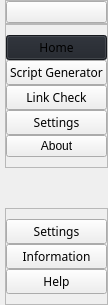
     <widget class="QCustomSlideMenu" name="leftMenuContainer" native="true">
      <property name="maximumSize">
       <size>
        <width>65</width>
        <height>16777215</height>
       </size>
      </property>
      <property name="styleSheet">
       <string notr="true">#centralwidget{
   background-color:#1f232a;
}
</string>
      </property>
      <layout class="QVBoxLayout" name="verticalLayout">
       <property name="spacing">
        <number>0</number>
       </property>
       <property name="leftMargin">
        <number>0</number>
       </property>
       <property name="topMargin">
        <number>0</number>
       </property>
       <property name="rightMargin">
        <number>0</number>
       </property>
       <property name="bottomMargin">
        <number>0</number>
       </property>
       <item>
        <widget class="QWidget" name="leftMenuSubContainer" native="true">
         <layout class="QVBoxLayout" name="verticalLayout_2">
          <property name="spacing">
           <number>0</number>
          </property>
          <property name="leftMargin">
           <number>5</number>
          </property>
          <property name="topMargin">
           <number>0</number>
          </property>
          <property name="rightMargin">
           <number>0</number>
          </property>
          <property name="bottomMargin">
           <number>0</number>
          </property>
          <item alignment="Qt::AlignTop">
           <widget class="QFrame" name="frame">
            <property name="frameShape">
             <enum>QFrame::StyledPanel</enum>
            </property>
            <property name="frameShadow">
             <enum>QFrame::Raised</enum>
            </property>
            <layout class="QHBoxLayout" name="horizontalLayout_2">
             <property name="spacing">
              <number>0</number>
             </property>
             <property name="leftMargin">
              <number>0</number>
             </property>
             <property name="topMargin">
              <number>0</number>
             </property>
             <property name="rightMargin">
              <number>0</number>
             </property>
             <property name="bottomMargin">
              <number>0</number>
             </property>
             <item>
              <widget class="QPushButton" name="menuBtn">
               <property name="toolTip">
                <string>Menu</string>
               </property>
               <property name="text">
                <string/>
               </property>
               <property name="icon">
                <iconset resource="ui/resources.qrc">
                 <normaloff>:/icons/icons/align-justify.svg</normaloff>:/icons/icons/align-justify.svg</iconset>
               </property>
               <property name="iconSize">
                <size>
                 <width>24</width>
                 <height>24</height>
                </size>
               </property>
              </widget>
             </item>
            </layout>
           </widget>
          </item>
          <item>
           <widget class="QFrame" name="frame_2">
            <property name="sizePolicy">
             <sizepolicy hsizetype="Preferred" vsizetype="Preferred">
              <horstretch>0</horstretch>
              <verstretch>0</verstretch>
             </sizepolicy>
            </property>
            <property name="frameShape">
             <enum>QFrame::StyledPanel</enum>
            </property>
            <property name="frameShadow">
             <enum>QFrame::Raised</enum>
            </property>
            <layout class="QVBoxLayout" name="verticalLayout_3">
             <property name="spacing">
              <number>0</number>
             </property>
             <property name="leftMargin">
              <number>0</number>
             </property>
             <property name="topMargin">
              <number>10</number>
             </property>
             <property name="rightMargin">
              <number>0</number>
             </property>
             <property name="bottomMargin">
              <number>10</number>
             </property>
             <item>
              <widget class="QPushButton" name="dashboardBtn">
               <property name="font">
                <font>
                 <family>Segoe Print</family>
                </font>
               </property>
               <property name="toolTip">
                <string>Home</string>
               </property>
               <property name="styleSheet">
                <string notr="true">background-color:#1f232a;</string>
               </property>
               <property name="text">
                <string>Home</string>
               </property>
               <property name="icon">
                <iconset resource="ui/resources.qrc">
                 <normaloff>:/icons/icons/home.svg</normaloff>:/icons/icons/home.svg</iconset>
               </property>
               <property name="iconSize">
                <size>
                 <width>24</width>
                 <height>24</height>
                </size>
               </property>
              </widget>
             </item>
             <item>
              <widget class="QPushButton" name="genBtn">
               <property name="font">
                <font>
                 <family>Segoe Print</family>
                </font>
               </property>
               <property name="toolTip">
                <string>Script Generator</string>
               </property>
               <property name="text">
                <string>Script Generator</string>
               </property>
               <property name="icon">
                <iconset resource="ui/resources.qrc">
                 <normaloff>:/icons/icons/file-text.svg</normaloff>:/icons/icons/file-text.svg</iconset>
               </property>
               <property name="iconSize">
                <size>
                 <width>24</width>
                 <height>24</height>
                </size>
               </property>
              </widget>
             </item>
             <item>
              <widget class="QPushButton" name="linkBtn">
               <property name="font">
                <font>
                 <family>Segoe Print</family>
                </font>
               </property>
               <property name="toolTip">
                <string>Available Regions</string>
               </property>
               <property name="text">
                <string>Link Check</string>
               </property>
               <property name="icon">
                <iconset resource="ui/resources.qrc">
                 <normaloff>:/icons/icons/radio.svg</normaloff>:/icons/icons/radio.svg</iconset>
               </property>
               <property name="iconSize">
                <size>
                 <width>24</width>
                 <height>24</height>
                </size>
               </property>
              </widget>
             </item>
             <item>
              <widget class="QPushButton" name="settingBtn">
               <property name="font">
                <font>
                 <family>Segoe Print</family>
                </font>
               </property>
               <property name="toolTip">
                <string>View Generated Scripts</string>
               </property>
               <property name="text">
                <string>Settings</string>
               </property>
               <property name="icon">
                <iconset resource="ui/resources.qrc">
                 <normaloff>:/icons/icons/settings.svg</normaloff>:/icons/icons/settings.svg</iconset>
               </property>
               <property name="iconSize">
                <size>
                 <width>24</width>
                 <height>24</height>
                </size>
               </property>
              </widget>
             </item>
             <item>
              <widget class="QPushButton" name="aboutBtn">
               <property name="text">
                <string>About</string>
               </property>
               <property name="icon">
                <iconset resource="ui/resources.qrc">
                 <normaloff>:/icons/icons/alert-circle.svg</normaloff>:/icons/icons/alert-circle.svg</iconset>
               </property>
               <property name="iconSize">
                <size>
                 <width>24</width>
                 <height>24</height>
                </size>
               </property>
              </widget>
             </item>
            </layout>
           </widget>
          </item>
          <item>
           <spacer name="verticalSpacer">
            <property name="orientation">
             <enum>Qt::Vertical</enum>
            </property>
            <property name="sizeHint" stdset="0">
             <size>
              <width>20</width>
              <height>40</height>
             </size>
            </property>
           </spacer>
          </item>
          <item alignment="Qt::AlignBottom">
           <widget class="QFrame" name="frame_3">
            <property name="frameShape">
             <enum>QFrame::StyledPanel</enum>
            </property>
            <property name="frameShadow">
             <enum>QFrame::Raised</enum>
            </property>
            <layout class="QVBoxLayout" name="verticalLayout_4">
             <property name="spacing">
              <number>0</number>
             </property>
             <property name="leftMargin">
              <number>0</number>
             </property>
             <property name="topMargin">
              <number>10</number>
             </property>
             <property name="rightMargin">
              <number>0</number>
             </property>
             <property name="bottomMargin">
              <number>10</number>
             </property>
             <item>
              <widget class="QPushButton" name="settingsBtn">
               <property name="font">
                <font>
                 <family>Segoe Print</family>
                </font>
               </property>
               <property name="toolTip">
                <string>Go to Settings</string>
               </property>
               <property name="text">
                <string>Settings</string>
               </property>
               <property name="icon">
                <iconset resource="ui/resources.qrc">
                 <normaloff>:/icons/icons/settings.svg</normaloff>:/icons/icons/settings.svg</iconset>
               </property>
               <property name="iconSize">
                <size>
                 <width>24</width>
                 <height>24</height>
                </size>
               </property>
              </widget>
             </item>
             <item>
              <widget class="QPushButton" name="infoBtn">
               <property name="font">
                <font>
                 <family>Segoe Print</family>
                </font>
               </property>
               <property name="toolTip">
                <string>Information about the app</string>
               </property>
               <property name="text">
                <string>Information</string>
               </property>
               <property name="icon">
                <iconset resource="ui/resources.qrc">
                 <normaloff>:/icons/icons/info.svg</normaloff>:/icons/icons/info.svg</iconset>
               </property>
               <property name="iconSize">
                <size>
                 <width>24</width>
                 <height>24</height>
                </size>
               </property>
              </widget>
             </item>
             <item>
              <widget class="QPushButton" name="helpBtn">
               <property name="font">
                <font>
                 <family>Segoe Print</family>
                </font>
               </property>
               <property name="toolTip">
                <string>Get Help</string>
               </property>
               <property name="text">
                <string>Help</string>
               </property>
               <property name="icon">
                <iconset resource="ui/resources.qrc">
                 <normaloff>:/icons/icons/help-circle.svg</normaloff>:/icons/icons/help-circle.svg</iconset>
               </property>
               <property name="iconSize">
                <size>
                 <width>24</width>
                 <height>24</height>
                </size>
               </property>
              </widget>
             </item>
            </layout>
           </widget>
          </item>
         </layout>
        </widget>
       </item>
      </layout>
     </widget>
